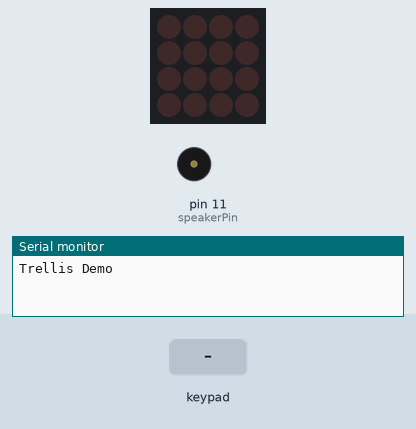
The sketch below on a simulated Arduino Uno, built with avr-gcc and run on an emulated ATmega328P. On the bench: 4×4 LED matrix, buzzer (waves = sounding), the last lines printed to the serial monitor. The inputs (shaded band) are chosen by the test bench.

Above: at 2.8 s.
2.9 s: keypad keys 1 2 A pressed 0.4 s apart
At 3.0 s:
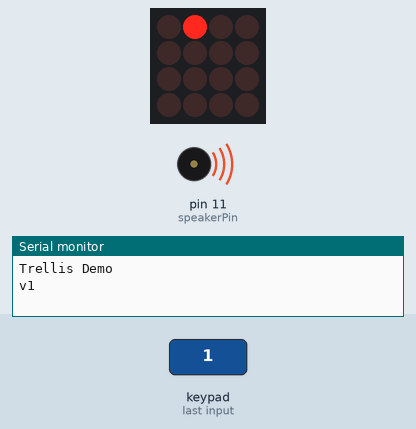
5.6 s: key '0' pressed
At 5.69 s:
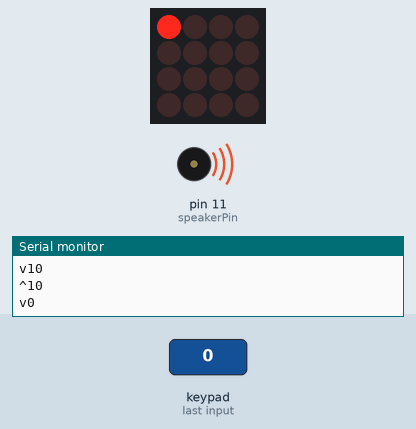
7.2 s: keypad keys 2 5 D pressed 0.4 s apart
At 7.28 s:
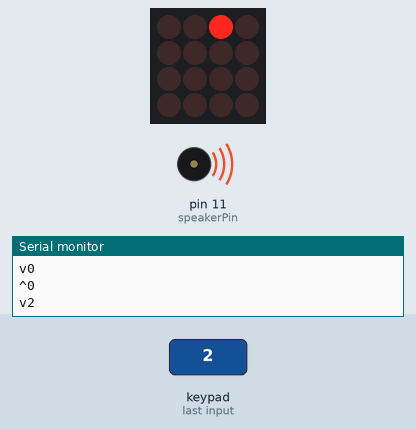
9.9 s: key '3' pressed
At 9.98 s:
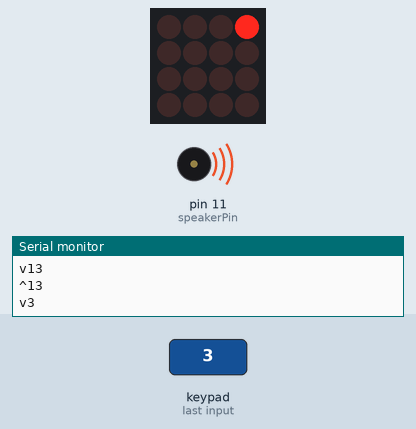
11.5 s: key '4' pressed
At 11.6 s:
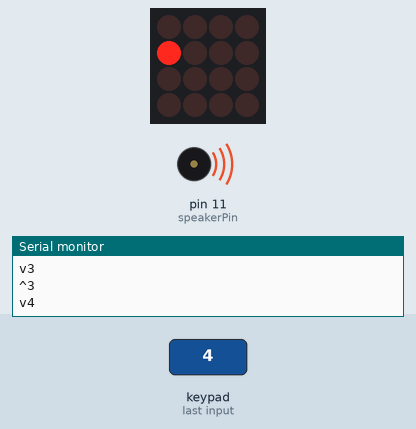
13.1 s: key '6' pressed
At 13.19 s:
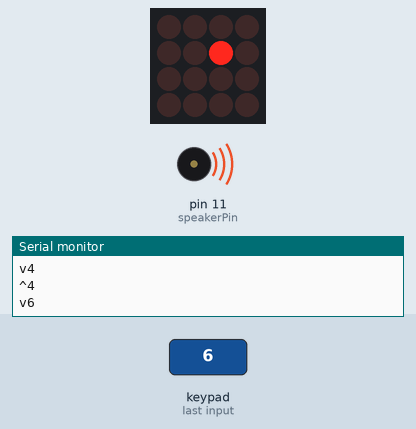
Timing chart, 0 to 15.7 s (numbered marks = the images above; inputs shaded):
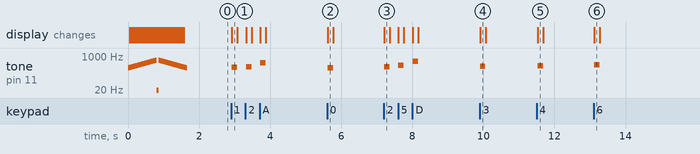

The sketch:

Trellis_Tone.ino
```cpp
/***************************************************
 Single Trellis board to play tones
 ****************************************************/

#include <Wire.h>
#include "Adafruit_Trellis.h"

/***************************************************
  This example shows reading buttons and setting/clearing buttons in a loop
  "momentary" mode has the LED light up only when a button is pressed
  "latching" mode lets you turn the LED on/off when pressed

  Up to 8 matrices can be used but this example will show 4 or 1
 ****************************************************/

Adafruit_Trellis matrix0 = Adafruit_Trellis();

// uncomment the below to add 3 more matrices
/*
Adafruit_Trellis matrix1 = Adafruit_Trellis();
Adafruit_Trellis matrix2 = Adafruit_Trellis();
Adafruit_Trellis matrix3 = Adafruit_Trellis();
// you can add another 4, up to 8
*/

// Just one
Adafruit_TrellisSet trellis =  Adafruit_TrellisSet(&matrix0);
// or use the below to select 4, up to 8 can be passed in
//Adafruit_TrellisSet trellis =  Adafruit_TrellisSet(&matrix0, &matrix1, &matrix2, &matrix3);

// set to however many you're working with here, up to 8
#define NUMTRELLIS 1

#define numKeys (NUMTRELLIS * 16)

// Connect Trellis Vin to 5V and Ground to ground.
// Connect the INT wire to pin #A2 (can change later!)
#define INTPIN A2
// Connect I2C SDA pin to your Arduino SDA line
// Connect I2C SCL pin to your Arduino SCL line
// All Trellises share the SDA, SCL and INT pin!
// Even 8 tiles use only 3 wires max

int speakerPin = 11;

int numTones = 16;
int tones[] = {261, 277, 294, 311, 330, 349, 370, 392, 415, 440, 466, 494, 523, 554, 587, 622};
//            mid C  C#   D    D#   E    F    F#   G    G#   A


void setup() {
  Serial.begin(9600);
  Serial.println("Trellis Demo");

  // INT pin requires a pullup
  pinMode(INTPIN, INPUT);
  digitalWrite(INTPIN, HIGH);

  // begin() with the addresses of each panel in order
  // I find it easiest if the addresses are in order
  trellis.begin(0x70);  // only one
  // trellis.begin(0x70, 0x71, 0x72, 0x73);  // or four!

  // light up all the LEDs in order
  for (uint8_t i=0; i<numKeys; i++) {
    trellis.setLED(i);
    tone(speakerPin, tones[i]);
    trellis.writeDisplay();
    delay(50);
  }

  noTone(speakerPin);

  // then turn them off
  for (uint8_t i=numKeys+1; i>0; i--) {
    trellis.clrLED(i-1);
    tone(speakerPin, tones[i-1]);
    trellis.writeDisplay();
    delay(50);
  }

  noTone(speakerPin);

}


void loop() {
  delay(30); // 30ms delay is required, dont remove me!

    // If a button was just pressed or released...
    if (trellis.readSwitches()) {
      // go through every button
      for (uint8_t i=0; i<numKeys; i++) {
	// if it was pressed, turn it on
	if (trellis.justPressed(i)) {
	  Serial.print("v"); Serial.println(i);
	  trellis.setLED(i);
    tone(speakerPin, tones[i]);
	}
	// if it was released, turn it off
	if (trellis.justReleased(i)) {
	  Serial.print("^"); Serial.println(i);
	  trellis.clrLED(i);
    noTone(speakerPin);
	}
      }
      // tell the trellis to set the LEDs we requested
      trellis.writeDisplay();
    }

}
```

Measured:
- after the input at 2.9 s, tone on pin 11 (speakerPin): plays 277 Hz for 0.15 s, 294 Hz for 0.15 s, 466 Hz for 0.15 s, starting at once; the display: changes at once (image 1)
- after the input at 5.6 s, tone on pin 11 (speakerPin): silent → 261 Hz at once, → silent 0.15 s later; the display: changes at once (image 2)
- after the input at 7.2 s, tone on pin 11 (speakerPin): plays 294 Hz for 0.15 s, 349 Hz for 0.15 s, 554 Hz for 0.15 s, starting at once; the display: changes at once (image 3)
- after the input at 9.9 s, tone on pin 11 (speakerPin): silent → 311 Hz at once, → silent 0.15 s later; the display: changes at once (image 4)
- after the input at 11.5 s, tone on pin 11 (speakerPin): silent → 330 Hz at once, → silent 0.15 s later; the display: changes at once (image 5)
- after the input at 13.1 s, tone on pin 11 (speakerPin): silent → 370 Hz at once, → silent 0.15 s later; the display: changes at once (image 6)
